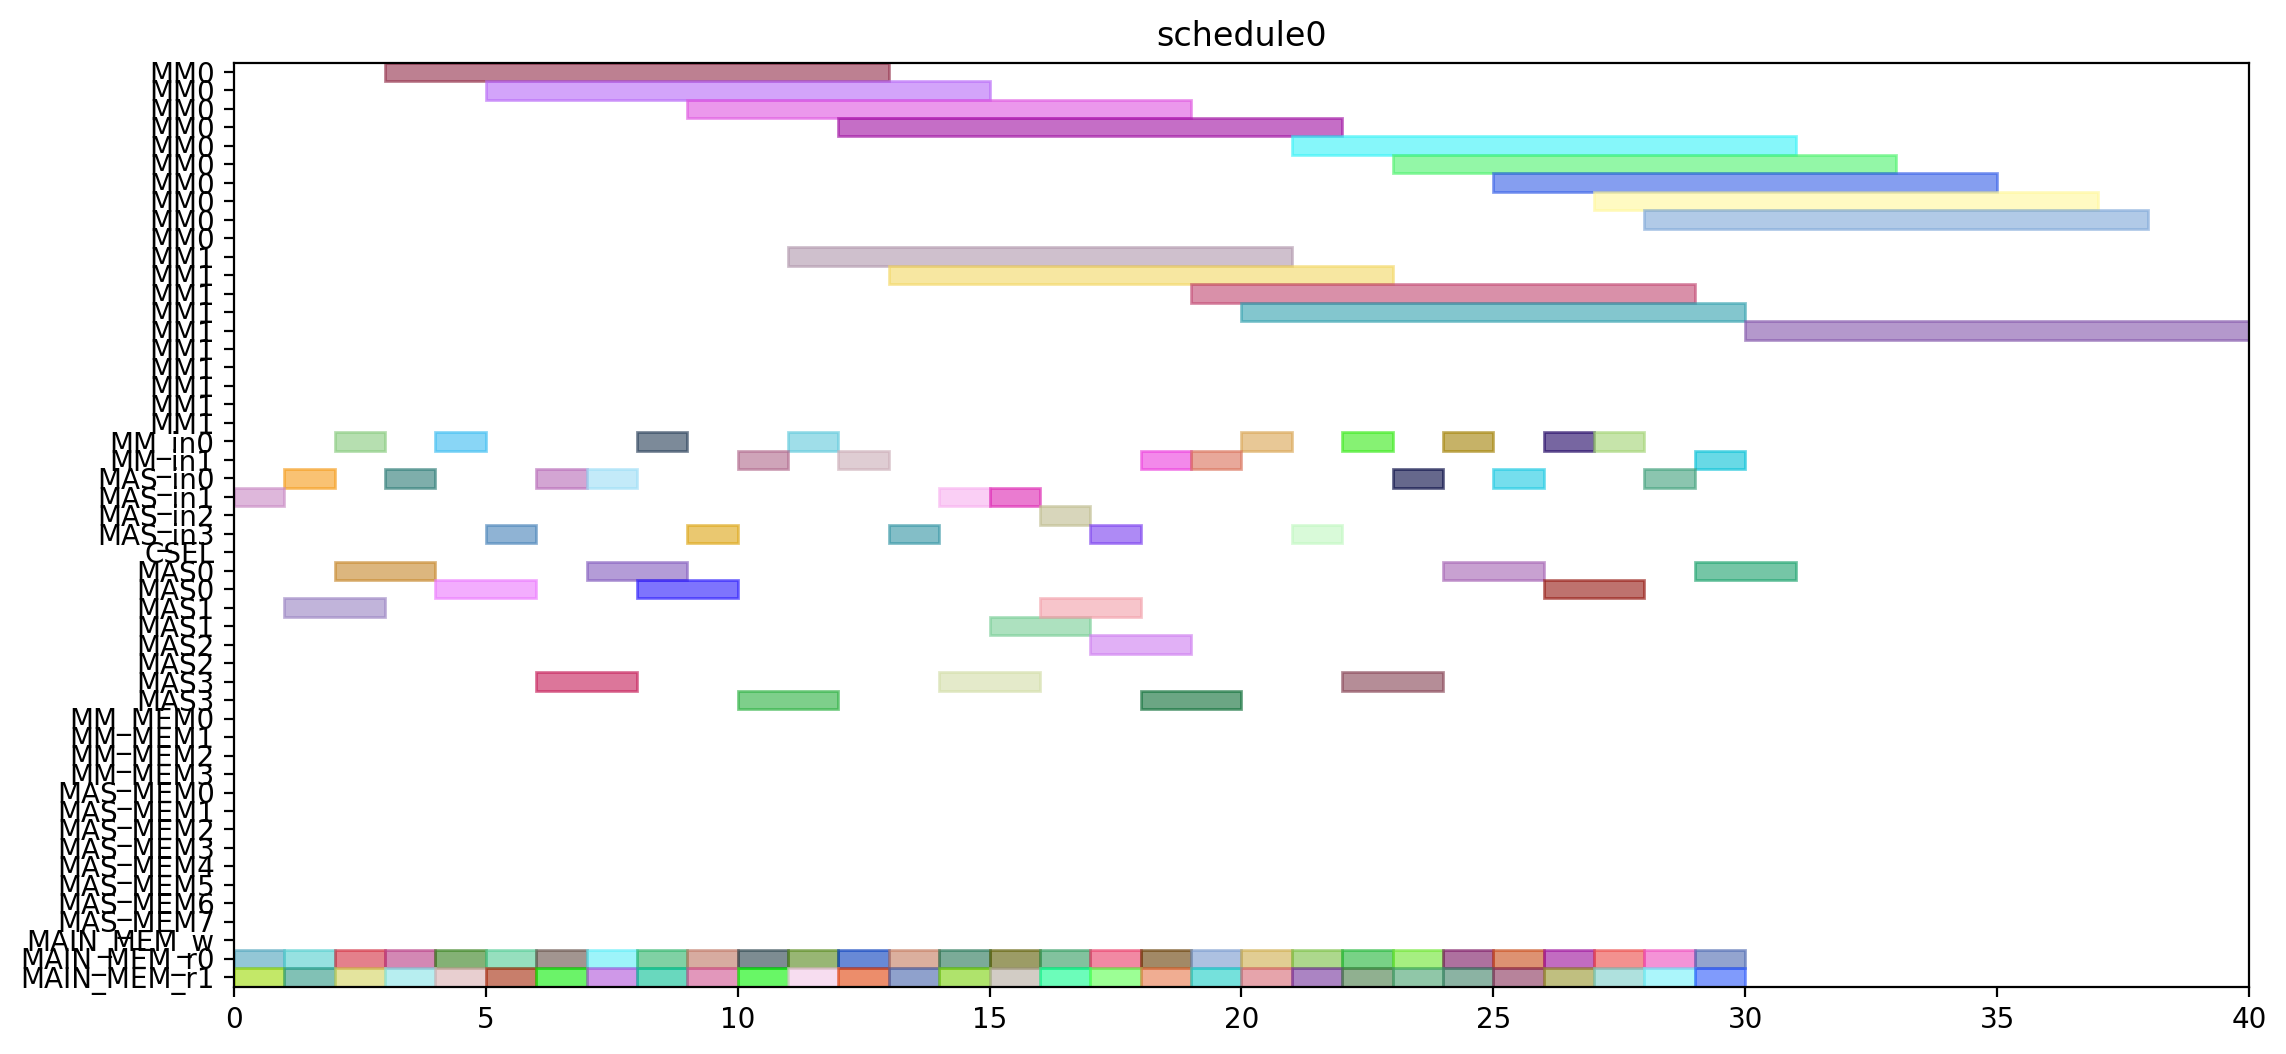

Reproduce this figure in Python.
from pyschedule import Scenario, solvers, plotters, alt


def solve():
	horizon = 120
	S = Scenario("schedule0", horizon=horizon)

	# resource
	MM = S.Resources('MM', num=2, size=10)
	MM_in = S.Resources('MM_in', num=2)
	MAS_in = S.Resources('MAS_in', num=4)
	CSEL = S.Resource('CSEL')
	MAS = S.Resources('MAS', num=4, size=2, periods=range(1, horizon))
	MM_MEM = S.Resources('MM_MEM', num=4)
	MAS_MEM = S.Resources('MAS_MEM', num=8)
	MAIN_MEM_w = S.Resource('MAIN_MEM_w', size=1)
	MAIN_MEM_r = S.Resources('MAIN_MEM_r', num=2)

	# result of previous scheduling

	# new tasks
	r1_t0 = S.Task('r1_t0', length=10, delay_cost=1)
	r1_t0 += alt(MM)
	r1_t0_in = S.Task('r1_t0_in', length=1, delay_cost=1)
	r1_t0_in += alt(MM_in)
	S += r1_t0_in*MM_in[0]<=r1_t0*MM[0]
	S += r1_t0_in*MM_in[1]<=r1_t0*MM[1]
	r1_t0_mem0 = S.Task('r1_t0_mem0', length=1, delay_cost=1)
	r1_t0_mem0 += MAIN_MEM_r[0]
	S += r1_t0_mem0 <= r1_t0

	r1_t0_mem1 = S.Task('r1_t0_mem1', length=1, delay_cost=1)
	r1_t0_mem1 += MAIN_MEM_r[1]
	S += r1_t0_mem1 <= r1_t0

	r1_t1 = S.Task('r1_t1', length=10, delay_cost=1)
	r1_t1 += alt(MM)
	r1_t1_in = S.Task('r1_t1_in', length=1, delay_cost=1)
	r1_t1_in += alt(MM_in)
	S += r1_t1_in*MM_in[0]<=r1_t1*MM[0]
	S += r1_t1_in*MM_in[1]<=r1_t1*MM[1]
	r1_t1_mem0 = S.Task('r1_t1_mem0', length=1, delay_cost=1)
	r1_t1_mem0 += MAIN_MEM_r[0]
	S += r1_t1_mem0 <= r1_t1

	r1_t1_mem1 = S.Task('r1_t1_mem1', length=1, delay_cost=1)
	r1_t1_mem1 += MAIN_MEM_r[1]
	S += r1_t1_mem1 <= r1_t1

	r1_t2 = S.Task('r1_t2', length=2, delay_cost=1)
	r1_t2 += alt(MAS)
	r1_t2_in = S.Task('r1_t2_in', length=1, delay_cost=1)
	r1_t2_in += alt(MAS_in)
	S += r1_t2_in*MAS_in[0]<=r1_t2*MAS[0]

	S += r1_t2_in*MAS_in[1]<=r1_t2*MAS[1]

	S += r1_t2_in*MAS_in[2]<=r1_t2*MAS[2]

	S += r1_t2_in*MAS_in[3]<=r1_t2*MAS[3]

	r1_t2_mem0 = S.Task('r1_t2_mem0', length=1, delay_cost=1)
	r1_t2_mem0 += MAIN_MEM_r[0]
	S += r1_t2_mem0 <= r1_t2

	r1_t2_mem1 = S.Task('r1_t2_mem1', length=1, delay_cost=1)
	r1_t2_mem1 += MAIN_MEM_r[1]
	S += r1_t2_mem1 <= r1_t2

	r1_t3 = S.Task('r1_t3', length=2, delay_cost=1)
	r1_t3 += alt(MAS)
	r1_t3_in = S.Task('r1_t3_in', length=1, delay_cost=1)
	r1_t3_in += alt(MAS_in)
	S += r1_t3_in*MAS_in[0]<=r1_t3*MAS[0]

	S += r1_t3_in*MAS_in[1]<=r1_t3*MAS[1]

	S += r1_t3_in*MAS_in[2]<=r1_t3*MAS[2]

	S += r1_t3_in*MAS_in[3]<=r1_t3*MAS[3]

	r1_t3_mem0 = S.Task('r1_t3_mem0', length=1, delay_cost=1)
	r1_t3_mem0 += MAIN_MEM_r[0]
	S += r1_t3_mem0 <= r1_t3

	r1_t3_mem1 = S.Task('r1_t3_mem1', length=1, delay_cost=1)
	r1_t3_mem1 += MAIN_MEM_r[1]
	S += r1_t3_mem1 <= r1_t3

	r3_t0 = S.Task('r3_t0', length=10, delay_cost=1)
	r3_t0 += alt(MM)
	r3_t0_in = S.Task('r3_t0_in', length=1, delay_cost=1)
	r3_t0_in += alt(MM_in)
	S += r3_t0_in*MM_in[0]<=r3_t0*MM[0]
	S += r3_t0_in*MM_in[1]<=r3_t0*MM[1]
	r3_t0_mem0 = S.Task('r3_t0_mem0', length=1, delay_cost=1)
	r3_t0_mem0 += MAIN_MEM_r[0]
	S += r3_t0_mem0 <= r3_t0

	r3_t0_mem1 = S.Task('r3_t0_mem1', length=1, delay_cost=1)
	r3_t0_mem1 += MAIN_MEM_r[1]
	S += r3_t0_mem1 <= r3_t0

	r3_t1 = S.Task('r3_t1', length=10, delay_cost=1)
	r3_t1 += alt(MM)
	r3_t1_in = S.Task('r3_t1_in', length=1, delay_cost=1)
	r3_t1_in += alt(MM_in)
	S += r3_t1_in*MM_in[0]<=r3_t1*MM[0]
	S += r3_t1_in*MM_in[1]<=r3_t1*MM[1]
	r3_t1_mem0 = S.Task('r3_t1_mem0', length=1, delay_cost=1)
	r3_t1_mem0 += MAIN_MEM_r[0]
	S += r3_t1_mem0 <= r3_t1

	r3_t1_mem1 = S.Task('r3_t1_mem1', length=1, delay_cost=1)
	r3_t1_mem1 += MAIN_MEM_r[1]
	S += r3_t1_mem1 <= r3_t1

	r3_t2 = S.Task('r3_t2', length=2, delay_cost=1)
	r3_t2 += alt(MAS)
	r3_t2_in = S.Task('r3_t2_in', length=1, delay_cost=1)
	r3_t2_in += alt(MAS_in)
	S += r3_t2_in*MAS_in[0]<=r3_t2*MAS[0]

	S += r3_t2_in*MAS_in[1]<=r3_t2*MAS[1]

	S += r3_t2_in*MAS_in[2]<=r3_t2*MAS[2]

	S += r3_t2_in*MAS_in[3]<=r3_t2*MAS[3]

	r3_t2_mem0 = S.Task('r3_t2_mem0', length=1, delay_cost=1)
	r3_t2_mem0 += MAIN_MEM_r[0]
	S += r3_t2_mem0 <= r3_t2

	r3_t2_mem1 = S.Task('r3_t2_mem1', length=1, delay_cost=1)
	r3_t2_mem1 += MAIN_MEM_r[1]
	S += r3_t2_mem1 <= r3_t2

	r3_t3 = S.Task('r3_t3', length=2, delay_cost=1)
	r3_t3 += alt(MAS)
	r3_t3_in = S.Task('r3_t3_in', length=1, delay_cost=1)
	r3_t3_in += alt(MAS_in)
	S += r3_t3_in*MAS_in[0]<=r3_t3*MAS[0]

	S += r3_t3_in*MAS_in[1]<=r3_t3*MAS[1]

	S += r3_t3_in*MAS_in[2]<=r3_t3*MAS[2]

	S += r3_t3_in*MAS_in[3]<=r3_t3*MAS[3]

	r3_t3_mem0 = S.Task('r3_t3_mem0', length=1, delay_cost=1)
	r3_t3_mem0 += MAIN_MEM_r[0]
	S += r3_t3_mem0 <= r3_t3

	r3_t3_mem1 = S.Task('r3_t3_mem1', length=1, delay_cost=1)
	r3_t3_mem1 += MAIN_MEM_r[1]
	S += r3_t3_mem1 <= r3_t3

	r4_t0 = S.Task('r4_t0', length=10, delay_cost=1)
	r4_t0 += alt(MM)
	r4_t0_in = S.Task('r4_t0_in', length=1, delay_cost=1)
	r4_t0_in += alt(MM_in)
	S += r4_t0_in*MM_in[0]<=r4_t0*MM[0]
	S += r4_t0_in*MM_in[1]<=r4_t0*MM[1]
	r4_t0_mem0 = S.Task('r4_t0_mem0', length=1, delay_cost=1)
	r4_t0_mem0 += MAIN_MEM_r[0]
	S += r4_t0_mem0 <= r4_t0

	r4_t0_mem1 = S.Task('r4_t0_mem1', length=1, delay_cost=1)
	r4_t0_mem1 += MAIN_MEM_r[1]
	S += r4_t0_mem1 <= r4_t0

	r4_t1 = S.Task('r4_t1', length=10, delay_cost=1)
	r4_t1 += alt(MM)
	r4_t1_in = S.Task('r4_t1_in', length=1, delay_cost=1)
	r4_t1_in += alt(MM_in)
	S += r4_t1_in*MM_in[0]<=r4_t1*MM[0]
	S += r4_t1_in*MM_in[1]<=r4_t1*MM[1]
	r4_t1_mem0 = S.Task('r4_t1_mem0', length=1, delay_cost=1)
	r4_t1_mem0 += MAIN_MEM_r[0]
	S += r4_t1_mem0 <= r4_t1

	r4_t1_mem1 = S.Task('r4_t1_mem1', length=1, delay_cost=1)
	r4_t1_mem1 += MAIN_MEM_r[1]
	S += r4_t1_mem1 <= r4_t1

	r4_t2 = S.Task('r4_t2', length=2, delay_cost=1)
	r4_t2 += alt(MAS)
	r4_t2_in = S.Task('r4_t2_in', length=1, delay_cost=1)
	r4_t2_in += alt(MAS_in)
	S += r4_t2_in*MAS_in[0]<=r4_t2*MAS[0]

	S += r4_t2_in*MAS_in[1]<=r4_t2*MAS[1]

	S += r4_t2_in*MAS_in[2]<=r4_t2*MAS[2]

	S += r4_t2_in*MAS_in[3]<=r4_t2*MAS[3]

	r4_t2_mem0 = S.Task('r4_t2_mem0', length=1, delay_cost=1)
	r4_t2_mem0 += MAIN_MEM_r[0]
	S += r4_t2_mem0 <= r4_t2

	r4_t2_mem1 = S.Task('r4_t2_mem1', length=1, delay_cost=1)
	r4_t2_mem1 += MAIN_MEM_r[1]
	S += r4_t2_mem1 <= r4_t2

	r4_t3 = S.Task('r4_t3', length=2, delay_cost=1)
	r4_t3 += alt(MAS)
	r4_t3_in = S.Task('r4_t3_in', length=1, delay_cost=1)
	r4_t3_in += alt(MAS_in)
	S += r4_t3_in*MAS_in[0]<=r4_t3*MAS[0]

	S += r4_t3_in*MAS_in[1]<=r4_t3*MAS[1]

	S += r4_t3_in*MAS_in[2]<=r4_t3*MAS[2]

	S += r4_t3_in*MAS_in[3]<=r4_t3*MAS[3]

	r4_t3_mem0 = S.Task('r4_t3_mem0', length=1, delay_cost=1)
	r4_t3_mem0 += MAIN_MEM_r[0]
	S += r4_t3_mem0 <= r4_t3

	r4_t3_mem1 = S.Task('r4_t3_mem1', length=1, delay_cost=1)
	r4_t3_mem1 += MAIN_MEM_r[1]
	S += r4_t3_mem1 <= r4_t3

	r5_t0 = S.Task('r5_t0', length=10, delay_cost=1)
	r5_t0 += alt(MM)
	r5_t0_in = S.Task('r5_t0_in', length=1, delay_cost=1)
	r5_t0_in += alt(MM_in)
	S += r5_t0_in*MM_in[0]<=r5_t0*MM[0]
	S += r5_t0_in*MM_in[1]<=r5_t0*MM[1]
	r5_t0_mem0 = S.Task('r5_t0_mem0', length=1, delay_cost=1)
	r5_t0_mem0 += MAIN_MEM_r[0]
	S += r5_t0_mem0 <= r5_t0

	r5_t0_mem1 = S.Task('r5_t0_mem1', length=1, delay_cost=1)
	r5_t0_mem1 += MAIN_MEM_r[1]
	S += r5_t0_mem1 <= r5_t0

	r5_t1 = S.Task('r5_t1', length=10, delay_cost=1)
	r5_t1 += alt(MM)
	r5_t1_in = S.Task('r5_t1_in', length=1, delay_cost=1)
	r5_t1_in += alt(MM_in)
	S += r5_t1_in*MM_in[0]<=r5_t1*MM[0]
	S += r5_t1_in*MM_in[1]<=r5_t1*MM[1]
	r5_t1_mem0 = S.Task('r5_t1_mem0', length=1, delay_cost=1)
	r5_t1_mem0 += MAIN_MEM_r[0]
	S += r5_t1_mem0 <= r5_t1

	r5_t1_mem1 = S.Task('r5_t1_mem1', length=1, delay_cost=1)
	r5_t1_mem1 += MAIN_MEM_r[1]
	S += r5_t1_mem1 <= r5_t1

	r5_t2 = S.Task('r5_t2', length=2, delay_cost=1)
	r5_t2 += alt(MAS)
	r5_t2_in = S.Task('r5_t2_in', length=1, delay_cost=1)
	r5_t2_in += alt(MAS_in)
	S += r5_t2_in*MAS_in[0]<=r5_t2*MAS[0]

	S += r5_t2_in*MAS_in[1]<=r5_t2*MAS[1]

	S += r5_t2_in*MAS_in[2]<=r5_t2*MAS[2]

	S += r5_t2_in*MAS_in[3]<=r5_t2*MAS[3]

	r5_t2_mem0 = S.Task('r5_t2_mem0', length=1, delay_cost=1)
	r5_t2_mem0 += MAIN_MEM_r[0]
	S += r5_t2_mem0 <= r5_t2

	r5_t2_mem1 = S.Task('r5_t2_mem1', length=1, delay_cost=1)
	r5_t2_mem1 += MAIN_MEM_r[1]
	S += r5_t2_mem1 <= r5_t2

	r5_t3 = S.Task('r5_t3', length=2, delay_cost=1)
	r5_t3 += alt(MAS)
	r5_t3_in = S.Task('r5_t3_in', length=1, delay_cost=1)
	r5_t3_in += alt(MAS_in)
	S += r5_t3_in*MAS_in[0]<=r5_t3*MAS[0]

	S += r5_t3_in*MAS_in[1]<=r5_t3*MAS[1]

	S += r5_t3_in*MAS_in[2]<=r5_t3*MAS[2]

	S += r5_t3_in*MAS_in[3]<=r5_t3*MAS[3]

	r5_t3_mem0 = S.Task('r5_t3_mem0', length=1, delay_cost=1)
	r5_t3_mem0 += MAIN_MEM_r[0]
	S += r5_t3_mem0 <= r5_t3

	r5_t3_mem1 = S.Task('r5_t3_mem1', length=1, delay_cost=1)
	r5_t3_mem1 += MAIN_MEM_r[1]
	S += r5_t3_mem1 <= r5_t3

	r6_t0 = S.Task('r6_t0', length=10, delay_cost=1)
	r6_t0 += alt(MM)
	r6_t0_in = S.Task('r6_t0_in', length=1, delay_cost=1)
	r6_t0_in += alt(MM_in)
	S += r6_t0_in*MM_in[0]<=r6_t0*MM[0]
	S += r6_t0_in*MM_in[1]<=r6_t0*MM[1]
	r6_t0_mem0 = S.Task('r6_t0_mem0', length=1, delay_cost=1)
	r6_t0_mem0 += MAIN_MEM_r[0]
	S += r6_t0_mem0 <= r6_t0

	r6_t0_mem1 = S.Task('r6_t0_mem1', length=1, delay_cost=1)
	r6_t0_mem1 += MAIN_MEM_r[1]
	S += r6_t0_mem1 <= r6_t0

	r6_t1 = S.Task('r6_t1', length=10, delay_cost=1)
	r6_t1 += alt(MM)
	r6_t1_in = S.Task('r6_t1_in', length=1, delay_cost=1)
	r6_t1_in += alt(MM_in)
	S += r6_t1_in*MM_in[0]<=r6_t1*MM[0]
	S += r6_t1_in*MM_in[1]<=r6_t1*MM[1]
	r6_t1_mem0 = S.Task('r6_t1_mem0', length=1, delay_cost=1)
	r6_t1_mem0 += MAIN_MEM_r[0]
	S += r6_t1_mem0 <= r6_t1

	r6_t1_mem1 = S.Task('r6_t1_mem1', length=1, delay_cost=1)
	r6_t1_mem1 += MAIN_MEM_r[1]
	S += r6_t1_mem1 <= r6_t1

	r6_t2 = S.Task('r6_t2', length=2, delay_cost=1)
	r6_t2 += alt(MAS)
	r6_t2_in = S.Task('r6_t2_in', length=1, delay_cost=1)
	r6_t2_in += alt(MAS_in)
	S += r6_t2_in*MAS_in[0]<=r6_t2*MAS[0]

	S += r6_t2_in*MAS_in[1]<=r6_t2*MAS[1]

	S += r6_t2_in*MAS_in[2]<=r6_t2*MAS[2]

	S += r6_t2_in*MAS_in[3]<=r6_t2*MAS[3]

	r6_t2_mem0 = S.Task('r6_t2_mem0', length=1, delay_cost=1)
	r6_t2_mem0 += MAIN_MEM_r[0]
	S += r6_t2_mem0 <= r6_t2

	r6_t2_mem1 = S.Task('r6_t2_mem1', length=1, delay_cost=1)
	r6_t2_mem1 += MAIN_MEM_r[1]
	S += r6_t2_mem1 <= r6_t2

	r6_t3 = S.Task('r6_t3', length=2, delay_cost=1)
	r6_t3 += alt(MAS)
	r6_t3_in = S.Task('r6_t3_in', length=1, delay_cost=1)
	r6_t3_in += alt(MAS_in)
	S += r6_t3_in*MAS_in[0]<=r6_t3*MAS[0]

	S += r6_t3_in*MAS_in[1]<=r6_t3*MAS[1]

	S += r6_t3_in*MAS_in[2]<=r6_t3*MAS[2]

	S += r6_t3_in*MAS_in[3]<=r6_t3*MAS[3]

	r6_t3_mem0 = S.Task('r6_t3_mem0', length=1, delay_cost=1)
	r6_t3_mem0 += MAIN_MEM_r[0]
	S += r6_t3_mem0 <= r6_t3

	r6_t3_mem1 = S.Task('r6_t3_mem1', length=1, delay_cost=1)
	r6_t3_mem1 += MAIN_MEM_r[1]
	S += r6_t3_mem1 <= r6_t3

	r9_t2 = S.Task('r9_t2', length=2, delay_cost=1)
	r9_t2 += alt(MAS)
	r9_t2_in = S.Task('r9_t2_in', length=1, delay_cost=1)
	r9_t2_in += alt(MAS_in)
	S += r9_t2_in*MAS_in[0]<=r9_t2*MAS[0]

	S += r9_t2_in*MAS_in[1]<=r9_t2*MAS[1]

	S += r9_t2_in*MAS_in[2]<=r9_t2*MAS[2]

	S += r9_t2_in*MAS_in[3]<=r9_t2*MAS[3]

	r9_t2_mem0 = S.Task('r9_t2_mem0', length=1, delay_cost=1)
	r9_t2_mem0 += MAIN_MEM_r[0]
	S += r9_t2_mem0 <= r9_t2

	r9_t2_mem1 = S.Task('r9_t2_mem1', length=1, delay_cost=1)
	r9_t2_mem1 += MAIN_MEM_r[1]
	S += r9_t2_mem1 <= r9_t2

	r12_t0 = S.Task('r12_t0', length=10, delay_cost=1)
	r12_t0 += alt(MM)
	r12_t0_in = S.Task('r12_t0_in', length=1, delay_cost=1)
	r12_t0_in += alt(MM_in)
	S += r12_t0_in*MM_in[0]<=r12_t0*MM[0]
	S += r12_t0_in*MM_in[1]<=r12_t0*MM[1]
	r12_t0_mem0 = S.Task('r12_t0_mem0', length=1, delay_cost=1)
	r12_t0_mem0 += MAIN_MEM_r[0]
	S += r12_t0_mem0 <= r12_t0

	r12_t0_mem1 = S.Task('r12_t0_mem1', length=1, delay_cost=1)
	r12_t0_mem1 += MAIN_MEM_r[1]
	S += r12_t0_mem1 <= r12_t0

	r12_t1 = S.Task('r12_t1', length=10, delay_cost=1)
	r12_t1 += alt(MM)
	r12_t1_in = S.Task('r12_t1_in', length=1, delay_cost=1)
	r12_t1_in += alt(MM_in)
	S += r12_t1_in*MM_in[0]<=r12_t1*MM[0]
	S += r12_t1_in*MM_in[1]<=r12_t1*MM[1]
	r12_t1_mem0 = S.Task('r12_t1_mem0', length=1, delay_cost=1)
	r12_t1_mem0 += MAIN_MEM_r[0]
	S += r12_t1_mem0 <= r12_t1

	r12_t1_mem1 = S.Task('r12_t1_mem1', length=1, delay_cost=1)
	r12_t1_mem1 += MAIN_MEM_r[1]
	S += r12_t1_mem1 <= r12_t1

	r12_t2 = S.Task('r12_t2', length=2, delay_cost=1)
	r12_t2 += alt(MAS)
	r12_t2_in = S.Task('r12_t2_in', length=1, delay_cost=1)
	r12_t2_in += alt(MAS_in)
	S += r12_t2_in*MAS_in[0]<=r12_t2*MAS[0]

	S += r12_t2_in*MAS_in[1]<=r12_t2*MAS[1]

	S += r12_t2_in*MAS_in[2]<=r12_t2*MAS[2]

	S += r12_t2_in*MAS_in[3]<=r12_t2*MAS[3]

	r12_t2_mem0 = S.Task('r12_t2_mem0', length=1, delay_cost=1)
	r12_t2_mem0 += MAIN_MEM_r[0]
	S += r12_t2_mem0 <= r12_t2

	r12_t2_mem1 = S.Task('r12_t2_mem1', length=1, delay_cost=1)
	r12_t2_mem1 += MAIN_MEM_r[1]
	S += r12_t2_mem1 <= r12_t2

	r12_t3 = S.Task('r12_t3', length=2, delay_cost=1)
	r12_t3 += alt(MAS)
	r12_t3_in = S.Task('r12_t3_in', length=1, delay_cost=1)
	r12_t3_in += alt(MAS_in)
	S += r12_t3_in*MAS_in[0]<=r12_t3*MAS[0]

	S += r12_t3_in*MAS_in[1]<=r12_t3*MAS[1]

	S += r12_t3_in*MAS_in[2]<=r12_t3*MAS[2]

	S += r12_t3_in*MAS_in[3]<=r12_t3*MAS[3]

	r12_t3_mem0 = S.Task('r12_t3_mem0', length=1, delay_cost=1)
	r12_t3_mem0 += MAIN_MEM_r[0]
	S += r12_t3_mem0 <= r12_t3

	r12_t3_mem1 = S.Task('r12_t3_mem1', length=1, delay_cost=1)
	r12_t3_mem1 += MAIN_MEM_r[1]
	S += r12_t3_mem1 <= r12_t3

	r13_t0 = S.Task('r13_t0', length=10, delay_cost=1)
	r13_t0 += alt(MM)
	r13_t0_in = S.Task('r13_t0_in', length=1, delay_cost=1)
	r13_t0_in += alt(MM_in)
	S += r13_t0_in*MM_in[0]<=r13_t0*MM[0]
	S += r13_t0_in*MM_in[1]<=r13_t0*MM[1]
	r13_t0_mem0 = S.Task('r13_t0_mem0', length=1, delay_cost=1)
	r13_t0_mem0 += MAIN_MEM_r[0]
	S += r13_t0_mem0 <= r13_t0

	r13_t0_mem1 = S.Task('r13_t0_mem1', length=1, delay_cost=1)
	r13_t0_mem1 += MAIN_MEM_r[1]
	S += r13_t0_mem1 <= r13_t0

	r13_t1 = S.Task('r13_t1', length=10, delay_cost=1)
	r13_t1 += alt(MM)
	r13_t1_in = S.Task('r13_t1_in', length=1, delay_cost=1)
	r13_t1_in += alt(MM_in)
	S += r13_t1_in*MM_in[0]<=r13_t1*MM[0]
	S += r13_t1_in*MM_in[1]<=r13_t1*MM[1]
	r13_t1_mem0 = S.Task('r13_t1_mem0', length=1, delay_cost=1)
	r13_t1_mem0 += MAIN_MEM_r[0]
	S += r13_t1_mem0 <= r13_t1

	r13_t1_mem1 = S.Task('r13_t1_mem1', length=1, delay_cost=1)
	r13_t1_mem1 += MAIN_MEM_r[1]
	S += r13_t1_mem1 <= r13_t1

	r13_t2 = S.Task('r13_t2', length=2, delay_cost=1)
	r13_t2 += alt(MAS)
	r13_t2_in = S.Task('r13_t2_in', length=1, delay_cost=1)
	r13_t2_in += alt(MAS_in)
	S += r13_t2_in*MAS_in[0]<=r13_t2*MAS[0]

	S += r13_t2_in*MAS_in[1]<=r13_t2*MAS[1]

	S += r13_t2_in*MAS_in[2]<=r13_t2*MAS[2]

	S += r13_t2_in*MAS_in[3]<=r13_t2*MAS[3]

	r13_t2_mem0 = S.Task('r13_t2_mem0', length=1, delay_cost=1)
	r13_t2_mem0 += MAIN_MEM_r[0]
	S += r13_t2_mem0 <= r13_t2

	r13_t2_mem1 = S.Task('r13_t2_mem1', length=1, delay_cost=1)
	r13_t2_mem1 += MAIN_MEM_r[1]
	S += r13_t2_mem1 <= r13_t2

	r13_t3 = S.Task('r13_t3', length=2, delay_cost=1)
	r13_t3 += alt(MAS)
	r13_t3_in = S.Task('r13_t3_in', length=1, delay_cost=1)
	r13_t3_in += alt(MAS_in)
	S += r13_t3_in*MAS_in[0]<=r13_t3*MAS[0]

	S += r13_t3_in*MAS_in[1]<=r13_t3*MAS[1]

	S += r13_t3_in*MAS_in[2]<=r13_t3*MAS[2]

	S += r13_t3_in*MAS_in[3]<=r13_t3*MAS[3]

	r13_t3_mem0 = S.Task('r13_t3_mem0', length=1, delay_cost=1)
	r13_t3_mem0 += MAIN_MEM_r[0]
	S += r13_t3_mem0 <= r13_t3

	r13_t3_mem1 = S.Task('r13_t3_mem1', length=1, delay_cost=1)
	r13_t3_mem1 += MAIN_MEM_r[1]
	S += r13_t3_mem1 <= r13_t3

	r16_t3 = S.Task('r16_t3', length=2, delay_cost=1)
	r16_t3 += alt(MAS)
	r16_t3_in = S.Task('r16_t3_in', length=1, delay_cost=1)
	r16_t3_in += alt(MAS_in)
	S += r16_t3_in*MAS_in[0]<=r16_t3*MAS[0]

	S += r16_t3_in*MAS_in[1]<=r16_t3*MAS[1]

	S += r16_t3_in*MAS_in[2]<=r16_t3*MAS[2]

	S += r16_t3_in*MAS_in[3]<=r16_t3*MAS[3]

	r16_t3_mem0 = S.Task('r16_t3_mem0', length=1, delay_cost=1)
	r16_t3_mem0 += MAIN_MEM_r[0]
	S += r16_t3_mem0 <= r16_t3

	r16_t3_mem1 = S.Task('r16_t3_mem1', length=1, delay_cost=1)
	r16_t3_mem1 += MAIN_MEM_r[1]
	S += r16_t3_mem1 <= r16_t3

	solvers.mip.solve(S,msg=1,kind='CPLEX',ratio_gap=1.01)

	solution = [['hoge']*len(S.solution()[1]) for i in range(len(S.solution()))]
	for i in range(len(S.solution())):
		for j in range(len(S.solution()[i])):
			solution[i][j]=str(S.solution()[i][j])
	print(solution)

	cycles = int(solution[-1][3])

	pic_file_name = "/mnt/rose/usr1/fukuda/ABE/multiRAM_multiMAS_16mux/scheduling_result/stage10MM2_stage2MAS4/EP2_YRECOVER/schedule0.png"
	if(S.solution() != []):
		plotters.matplotlib.plot(S,img_filename=pic_file_name, show_task_labels=False, fig_size=(cycles*0.25+3, 6))

	return solution
